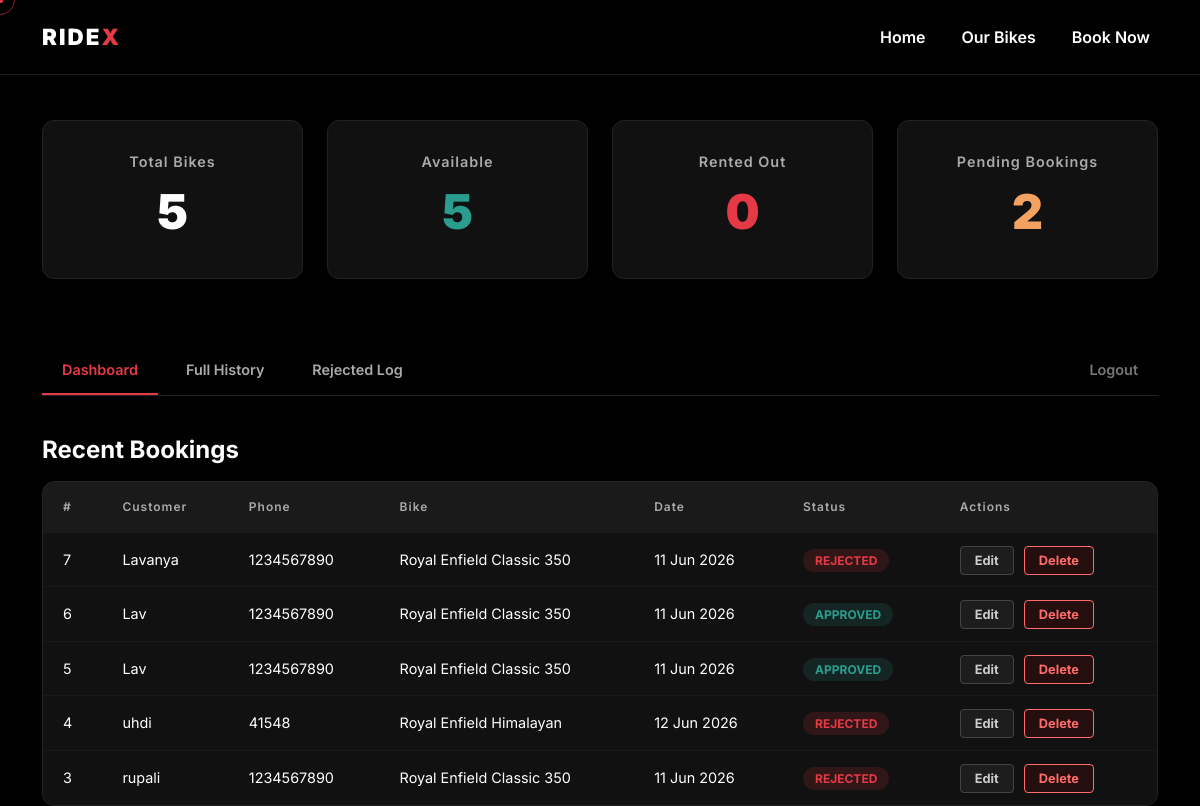
The app's page /admin/dashboard (signed in), older data.
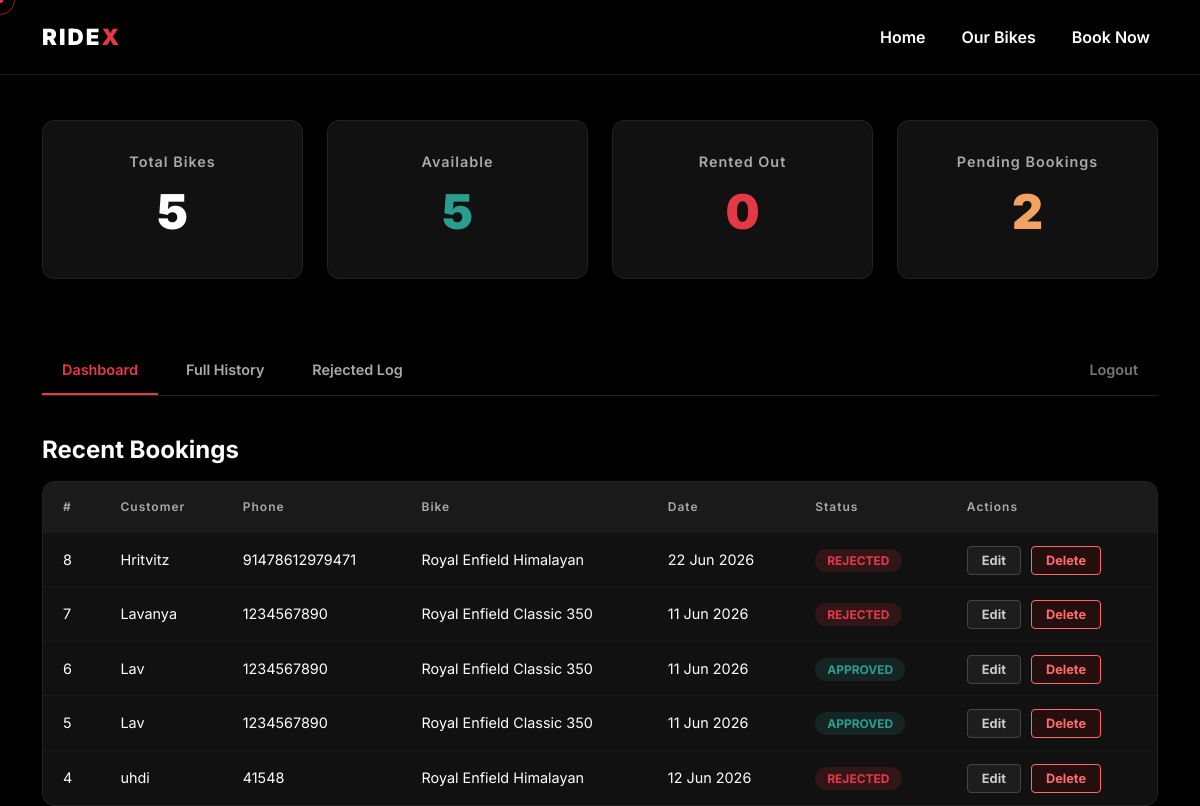
The same page, newer data.
### app.py (models this page shows)
class Booking(db.Model):
    id = db.Column(db.Integer, primary_key=True)
    bike_id = db.Column(db.Integer, db.ForeignKey('bike.id'), nullable=False)
    customer_name = db.Column(db.String(100), nullable=False)
    customer_phone = db.Column(db.String(15), nullable=False)
    booking_date = db.Column(db.DateTime, nullable=False)
    status = db.Column(db.String(20), default='pending')
    bike = db.relationship('Bike', backref='bookings')

class Bike(db.Model):
    id = db.Column(db.Integer, primary_key=True)
    name = db.Column(db.String(100), nullable=False)
    engine_cc = db.Column(db.Integer, nullable=False)
    price_per_day = db.Column(db.Float, nullable=False)
    is_available = db.Column(db.Boolean, default=True)
    image_file = db.Column(db.String(100), default='default_bike.jpg')

### app.py (the view)
@app.route('/admin/dashboard')
@login_required
def admin_dashboard():
    total_bikes = Bike.query.count()
    available_bikes = Bike.query.filter_by(is_available=True).count()
    rented_bikes = Bike.query.filter_by(is_available=False).count()
    pending_bookings = Booking.query.filter_by(status='pending').count()
    recent_bookings = Booking.query.order_by(Booking.id.desc()).limit(5).all()
    return render_template('admin/dashboard.html',
        total_bikes=total_bikes,
        available_bikes=available_bikes,
        rented_bikes=rented_bikes,
        pending_bookings=pending_bookings,
        recent_bookings=recent_bookings
    )

### app.py (called while the page is built)
def login_required(f):
    @wraps(f)
    def decorated_function(*args, **kwargs):
        if 'admin_logged_in' not in session:
            return redirect(url_for('admin_login'))
        return f(*args, **kwargs)
    return decorated_function

### templates/admin/dashboard.html (shortened to what this page needs)
{% extends 'base.html' %}
{% block content %}
<section class="admin-dashboard-section" style="padding-top: 120px;">
    <div class="container">
        <div class="row mb-5">
            <div class="col-md-3">
                <div class="stat-card">
                    <p class="stat-label">Total Bikes</p>
                    <h2 class="stat-number">{{ total_bikes }}</h2>
                </div>
            </div>
            <div class="col-md-3">
                <div class="stat-card">
                    <p class="stat-label">Available</p>
                    <h2 class="stat-number" style="color:#2a9d8f">{{ available_bikes }}</h2>
                </div>
            </div>
            <div class="col-md-3">
                <div class="stat-card">
                    <p class="stat-label">Rented Out</p>
                    <h2 class="stat-number" style="color:#e63946">{{ rented_bikes }}</h2>
                </div>
            </div>
            <div class="col-md-3">
                <div class="stat-card">
                    <p class="stat-label">Pending Bookings</p>
                    <h2 class="stat-number" style="color:#f4a261">{{ pending_bookings }}</h2>
                </div>
            </div>
        </div>
        <div class="admin-nav">
            <a href="{{ url_for('admin_dashboard') }}" class="admin-nav-link active">Dashboard</a>
            <a href="{{ url_for('history_log') }}" class="admin-nav-link">Full History</a>
            <a href="{{ url_for('rejected_log') }}" class="admin-nav-link">Rejected Log</a>
            <a href="{{ url_for('admin_logout') }}" class="admin-nav-link logout">Logout</a>
        </div>
        <h4 class="mb-3" style="font-weight:700">Recent Bookings</h4>
        <div class="admin-table-wrapper">
            <table class="admin-table">
                <thead>
                    <tr>
                        <th>#</th>
                        <th>Customer</th>
                        <th>Phone</th>
                        <th>Bike</th>
                        <th>Date</th>
                        <th>Status</th>
                        <th>Actions</th>
                    </tr>
                </thead>
                <tbody>
                    {% for booking in recent_bookings %}
                    <tr>
                        <td>{{ booking.id }}</td>
                        <td>{{ booking.customer_name }}</td>
                        <td>{{ booking.customer_phone }}</td>
                        <td>{{ booking.bike.name }}</td>
                        <td>{{ booking.booking_date.strftime('%d %b %Y') }}</td>
                        <td>
                            <span class="status-badge {{ booking.status }}">
                                {{ booking.status.upper() }}
                            </span>
                        </td>
                        <td>
                            <a href="{{ url_for('edit_booking', booking_id=booking.id) }}" class="action-btn edit">Edit</a>
                            <a href="{{ url_for('delete_booking', booking_id=booking.id) }}" class="action-btn delete" onclick="return confirm('Delete this booking permanently?')">Delete</a>
                        </td>
                    </tr>
                    {% endfor %}
                </tbody>
            </table>
        </div>
    </div>
</section>
{% endblock %}

### templates/base.html (shortened to what this page needs)
<!DOCTYPE html>
<html lang="en">
<head>
    <link href="https://cdn.jsdelivr.net/npm/bootstrap@5.3.0/dist/css/bootstrap.min.css" rel="stylesheet">
    <link href="https://unpkg.com/aos@2.3.1/dist/aos.css" rel="stylesheet">
    <link rel="stylesheet" href="{{ url_for('static', filename='css/style.css') }}">
    <link rel="stylesheet" href="https://cdn.jsdelivr.net/npm/bootstrap-icons@1.11.0/font/bootstrap-icons.css">
</head>
<div class="cursor-ring"></div>
<body>
    <nav class="navbar navbar-expand-lg fixed-top">
        <div class="container">
            <a class="navbar-brand" href="/">RIDE<span>X</span></a>
            <div class="collapse navbar-collapse" id="navbarNav">
                <ul class="navbar-nav ms-auto">
                    <li class="nav-item"><a class="nav-link" href="/">Home</a></li>
                    <li class="nav-item"><a class="nav-link" href="/bikes">Our Bikes</a></li>
                    <li class="nav-item"><a class="nav-link" href="/booking">Book Now</a></li>
                </ul>
            </div>
        </div>
    </nav>
    {% block content %}{% endblock %}
</body>
</html>

### static/css/style.css (style rules this page uses)
* { margin: 0; padding: 0; box-sizing: border-box; }
body { background-color: #000000; color: #ffffff; font-family: 'Inter', sans-serif; }
* { cursor: none; }
.cursor-ring { width: 30px; height: 30px; border: 1.5px solid rgba(230, 57, 70, 0.6); border-radius: 50%; position: fixed; pointer-events: none; z-index: 9998; transform: translate(-50%, -50%); transition: width 0.2s, height 0.2s, border-color 0.2s; }
.navbar { background: rgba(0, 0, 0, 0.75) !important; border-bottom: 1px solid #1a1a1a; padding: 15px 0; backdrop-filter: blur(30px); }
.navbar-brand { font-size: 1.4rem; font-weight: 900; color: #ffffff !important; letter-spacing: 2px; }
.navbar-brand span { color: #e63946; }
.nav-link { color: #ffffff !important; margin-left: 20px; font-weight: 600; transition: color 0.3s ease; }
.admin-nav { display: flex; gap: 8px; margin-bottom: 40px; border-bottom: 1px solid #222; padding-bottom: 0; }
.admin-nav-link { padding: 12px 20px; color: #aaa; text-decoration: none; font-size: 0.9rem; font-weight: 600; border-bottom: 2px solid transparent; transition: all 0.2s ease; }
.admin-nav-link.active { color: #e63946; border-bottom-color: #e63946; }
.admin-nav-link.logout { margin-left: auto; color: #777; }
.stat-card { background-color: #111111; border: 1px solid #222; border-radius: 12px; padding: 30px; text-align: center; margin-bottom: 20px; }
.stat-label { color: #aaaaaa; font-size: 0.9rem; font-weight: 600; letter-spacing: 1px; margin-bottom: 10px; }
.stat-number { font-size: 3rem; font-weight: 900; }
.admin-table-wrapper { background: #111; border: 1px solid #222; border-radius: 12px; overflow: hidden; }
.admin-table { width: 100%; border-collapse: collapse; }
.admin-table th { background: #1a1a1a; color: #aaa; font-size: 0.75rem; letter-spacing: 1px; padding: 16px 20px; text-align: left; font-weight: 600; }
.admin-table td { padding: 16px 20px; border-top: 1px solid #1a1a1a; color: #fff; font-size: 0.9rem; }
.status-badge { padding: 4px 12px; border-radius: 20px; font-size: 0.75rem; font-weight: 700; }
.status-badge.approved { background: rgba(42, 157, 143, 0.15); color: #2a9d8f; }
.status-badge.rejected { background: rgba(230, 57, 70, 0.15); color: #e63946; }
.action-btn { padding: 6px 14px; border-radius: 4px; font-size: 0.8rem; font-weight: 700; text-decoration: none; margin-right: 6px; }
.action-btn.edit { background: rgba(255,255,255,0.05); color: #ccc; border: 1px solid #444; }
.action-btn.delete { background: rgba(150,0,0,0.15); color: #ff6b6b; border: 1px solid #ff6b6b; }

Row changes from the older to the newer data that the page shows:
no longer on this page (row unchanged): Booking: id "3", customer_name "rupali", customer_phone "1234567890", bike.name "Royal Enfield Classic 350", booking_date "11 Jun 2026", status "REJECTED"
added Booking: id "8", customer_name "Hritvitz", customer_phone "91478612979471", bike.name "Royal Enfield Himalayan", booking_date "22 Jun 2026", status "REJECTED"
